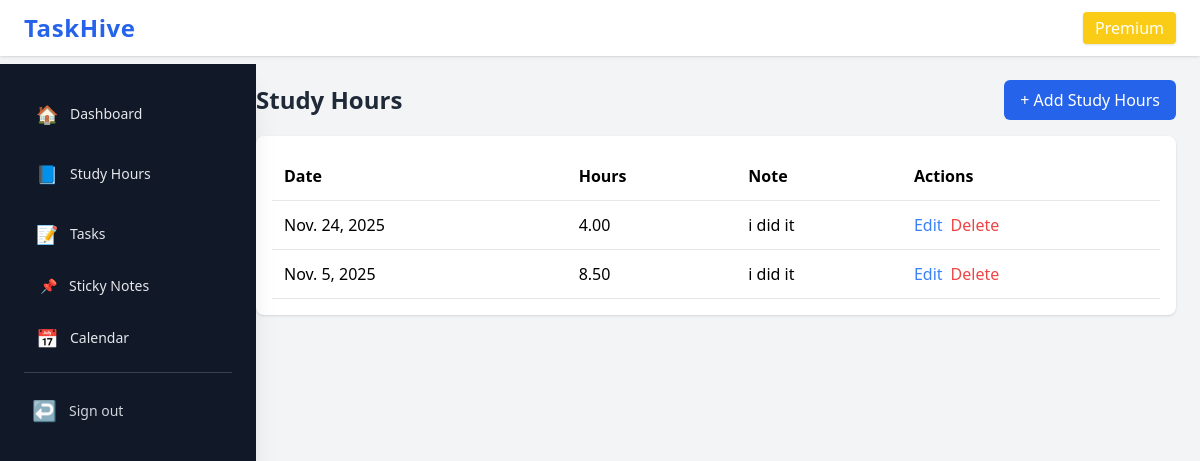
Page /studytracker/ (signed in) on the committed database.
### studytracker/models.py (models this page shows, shortened)
class StudySession(models.Model):
    user = models.ForeignKey(User, on_delete=models.CASCADE)
    date = models.DateField()
    hours = models.DecimalField(max_digits=4, decimal_places=2)
    note = models.CharField(max_length=255, blank=True)
    created_at = models.DateTimeField(auto_now_add=True)
    class Meta:
        ordering = ['-date']

### studytracker/views.py (the view)
# urls.py: path("", views.study_list, name="list"),
@login_required
def study_list(request):
    sessions = StudySession.objects.filter(user=request.user)
    return render(request, "studytracker/study_list.html", {"sessions": sessions})

### studytracker/templates/studytracker/study_list.html (shortened to what this page needs)
{% extends "dashboard/base.html" %}
{% block content %}
<div class="flex justify-between items-center mb-4">
    <h2 class="text-2xl font-bold text-gray-800">Study Hours</h2>
    <a href="{% url 'studytracker:add' %}" class="px-4 py-2 bg-blue-600 text-white rounded-md hover:bg-blue-700">
        + Add Study Hours
    </a>
</div>
<div class="bg-white shadow rounded-lg p-4">
    <table class="w-full text-left">
        <thead>
            <tr class="border-b">
                <th class="p-3">Date</th>
                <th class="p-3">Hours</th>
                <th class="p-3">Note</th>
                <th class="p-3">Actions</th>
            </tr>
        </thead>
        <tbody>
        {% for s in sessions %}
            <tr class="border-b hover:bg-gray-100">
                <td class="p-3">{{ s.date }}</td>
                <td class="p-3">{{ s.hours }}</td>
                <td class="p-3">{{ s.note|default:"—" }}</td>
                <td class="p-3 flex gap-2">
                    <a href="{% url 'studytracker:edit' s.id %}" class="text-blue-500">Edit</a>
                    <a href="{% url 'studytracker:delete' s.id %}" class="text-red-500">Delete</a>
                </td>
            </tr>
        {% empty %}
            <tr><td colspan="4" class="text-center p-4 text-gray-500">No study sessions added yet.</td></tr>
        {% endfor %}
        </tbody>
    </table>
</div>
{% endblock %}

### static/css/site.css (style rules this page uses)
body { font-family: ui-sans-serif, system-ui, -apple-system, "Segoe UI", Roboto, "Helvetica Neue", Arial; }

### rows in the picture
StudySession: date "Nov. 24, 2025", hours "4.00", note "i did it"
StudySession: date "Nov. 5, 2025", hours "8.50", note "i did it"
